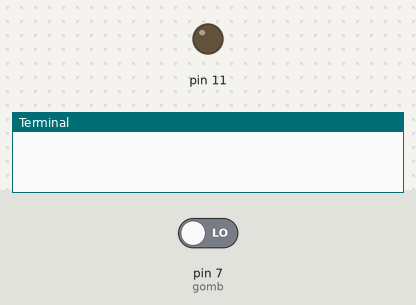
A program run on a simulated Raspberry Pi (header pin numbers). On the bench: output pins drawn as LEDs (lit = HIGH), the last lines printed to the terminal. The inputs (shaded band) are chosen by the test bench; at power-on: pin 7 (gomb) LOW.

Above: at 1.2 s.
1.3 s: pin 7 (gomb) driven HIGH
At 2.7 s:
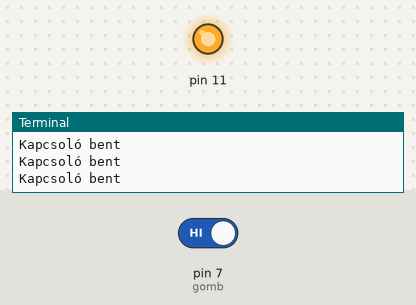
3.0 s: pin 7 (gomb) driven LOW
At 4.1 s:
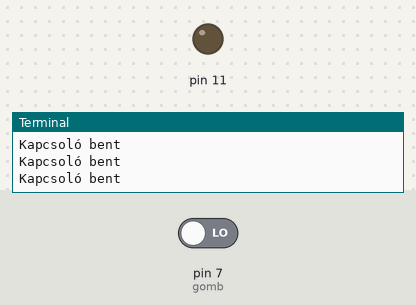
Timing chart, 0 to 6.0 s (numbered marks = the images above; inputs shaded):
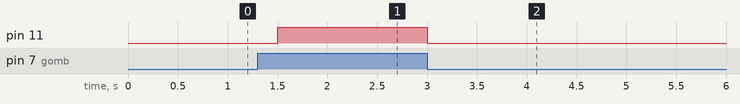

Measured:
- after the input at 1.3 s, pin 11: LOW → HIGH after 0.20 s
- after the input at 3.0 s, pin 11: HIGH → LOW at once

The program:

LED_ki_be_kapcsolas.py
```python
import RPi.GPIO as GPIO
import time
GPIO.setwarnings(False)
GPIO.setmode(GPIO.BOARD)
GPIO.setup(7, GPIO.IN)
GPIO.setup(11, GPIO.OUT)
GPIO.output(11, 0)

while True:
    gomb = GPIO.input(7)
    if gomb==1:
        print("Kapcsoló bent")
        GPIO.output(11,1)
    else:
        GPIO.output(11, 0)

    time.sleep(0.5)
```
